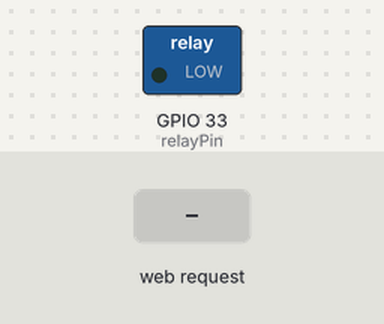
Recording of a sketch running on a simulated ESP32. Shown: switched loads named in the sketch (green lamp = pin HIGH). The inputs (shaded band) are chosen by the test bench. WiFi joins after 1.5 s; servers stay silent unless stated; web services answer with replies made up by the test bench; what the sketch prints to the serial monitor is not drawn.

Above: at 3.2 s.
3.3 s: HTTP request GET /data?vibration=1 received
At 4.1 s:
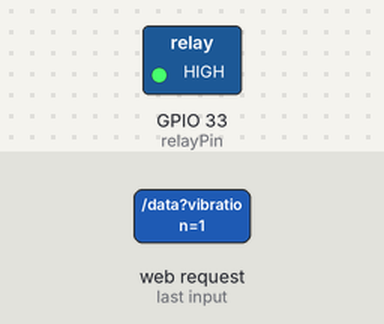
4.8 s: HTTP request GET /data?vibration=0 received
At 5.2 s:
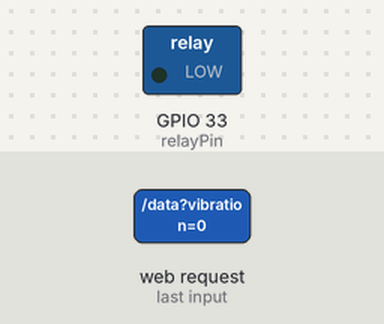
6.3 s: HTTP request GET /data?ir=1 received
At 7.5 s:
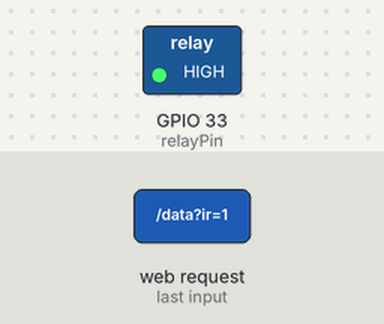
7.8 s: HTTP request GET /data?ir=0 received
At 8.7 s:
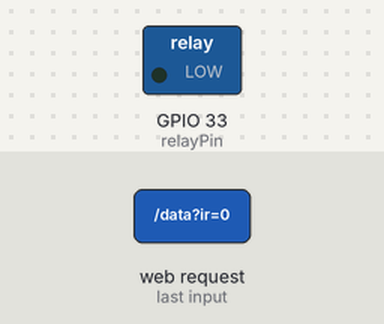
Timing chart, 0 to 10.3 s (numbered marks = the images above; inputs shaded):
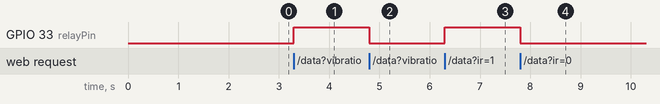

Measured:
- after the input at 3.3 s, GPIO 33 (relayPin): LOW → HIGH at once
- after the input at 4.8 s, GPIO 33 (relayPin): HIGH → LOW at once
- after the input at 6.3 s, GPIO 33 (relayPin): LOW → HIGH at once
- after the input at 7.8 s, GPIO 33 (relayPin): HIGH → LOW at once

The sketch:

ReceiverwithOled.ino
```cpp
#include <WiFi.h>
#include <WebServer.h>
#include <HTTPClient.h>

// Wi-Fi credentials
const char* ssid = "A particle";
const char* password = "Talhaspot";

// Pin assignment for the relay
const int relayPin = 33;

// Telegram bot information
const char* telegramBotToken = ""; // Replace with your Telegram Bot Token
const char* chatID = ""; // Replace with your Telegram Chat ID

// Server URL for sending messages to Telegram
String telegramApiUrl = "https://api.telegram.org/bot" + String(telegramBotToken) + "/sendMessage";

// Create a WebServer object on port 80
WebServer server(80);

// Variables to store received sensor readings
int alcoholValue = 0;
int vibrationValue = 0;
int irValue = 0;
bool relayState = false;  // To track relay state and send message only when it changes to ON

void setup() {
  // Initialize Serial Monitor
  Serial.begin(115200);

  // Initialize relay pin as output
  pinMode(relayPin, OUTPUT);
  digitalWrite(relayPin, LOW); // Set relay off initially

  // Connect to WiFi
  WiFi.begin(ssid, password);
  Serial.print("Connecting to Wi-Fi");

  while (WiFi.status() != WL_CONNECTED) {
    delay(1000);
    Serial.print(".");
  }
  Serial.println();
  Serial.println("Connected to Wi-Fi");
  Serial.print("IP Address: ");
  Serial.println(WiFi.localIP());

  // Define the server route for receiving data from the transmitter
  server.on("/data", handleSensorData);

  // Start the server
  server.begin();
  Serial.println("Server started");
}

void loop() {
  // Handle incoming client requests
  server.handleClient();
}

void handleSensorData() {
  // Get sensor values from query parameters
  if (server.hasArg("alcohol")) {
    alcoholValue = server.arg("alcohol").toInt();
  }
  if (server.hasArg("vibration")) {
    vibrationValue = server.arg("vibration").toInt();
  }
  if (server.hasArg("ir")) {
    irValue = server.arg("ir").toInt();
  }

  // Print received values to Serial Monitor
  Serial.print("Alcohol: ");
  Serial.println(alcoholValue);
  Serial.print("Vibration: ");
  Serial.println(vibrationValue);
  Serial.print("IR: ");
  Serial.println(irValue);

  // Control relay based on sensor readings
  if (alcoholValue > 200 || vibrationValue == 1 || irValue == 1) {
    if (!relayState) {
      digitalWrite(relayPin, HIGH);  // Turn ON the relay
      relayState = true;             // Update relay state
      Serial.println("Relay ON");

      // Send message to Telegram when relay is turned ON
      sendTelegramMessage("Relay turned ON due to sensor trigger!");
    }
  } else {
    if (relayState) {
      digitalWrite(relayPin, LOW);  // Turn OFF the relay
      relayState = false;           // Update relay state
      Serial.println("Relay OFF");
    }
  }

  // Send response to the transmitter
  server.send(200, "text/plain", "Data received and relay updated");
}

void sendTelegramMessage(String message) {
  if (WiFi.status() == WL_CONNECTED) {
    HTTPClient http;
    String url = telegramApiUrl + "?chat_id=" + String(chatID) + "&text=" + message;

    // Send the request to Telegram
    http.begin(url);
    int httpResponseCode = http.GET();

    if (httpResponseCode > 0) {
      String response = http.getString();
      Serial.println("Telegram message sent: " + response);
    } else {
      Serial.println("Error sending message to Telegram");
    }

    http.end();  // Close connection
  }
}
```
